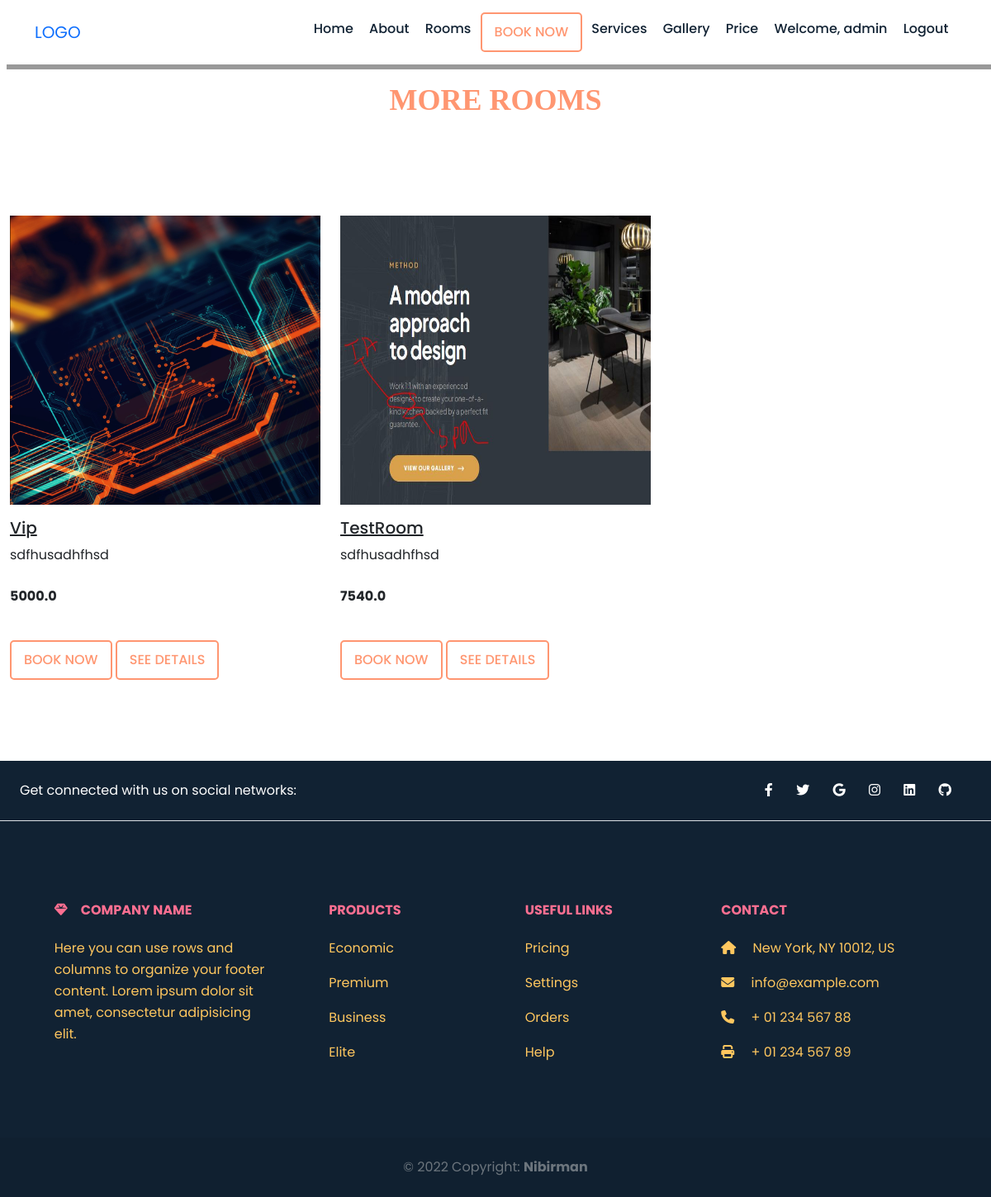
The app's page /rooms/ (signed in) with its own data.
### hotel/models.py (models this page shows, shortened)
class Room(models.Model):
     name = models.CharField(max_length=200, null=True)
     room_number = models.PositiveIntegerField()
     price = models.FloatField()
     short_desc=models.CharField(max_length=200, null=True)
     long_desc=models.TextField()
     category = models.ForeignKey(Category, on_delete=models.CASCADE)
     image = models.ImageField(upload_to='images/room', null=True, blank=True)
     gallery = models.ManyToManyField(Gallery, blank=True,related_name="product_img")
     booked=models.BooleanField(default=False)
     type = models.CharField(max_length=100)
     capacity =  models.IntegerField()
     beds =  models.IntegerField()

### hotel/views.py (the view)
# urls.py: path('rooms/', views.room, name='rooms'),
def room(request):
    all_rooms = Room.objects.filter(booked=False)
    context = {'all_rooms': all_rooms}
    return render(request, 'rooms.html', context)

### templates/rooms.html (shortened to what this page needs)
{% load static %}
{% include "navbar.html" %}
    {% block content %}
   <section id="rooms" class="room_wrapper mt-5">
    <div class="container-fluid">
        <div class="row">
            <div class="col-sm-12 section-title text-center mb-5">
                <h3>MORE ROOMS</h3>
            </div>
        </div>
        <div class="row">
            {% for room in all_rooms %}
            <div class="col-md-4 mb-4 mb-lg-5">
                <div class="room-items">
                    <img class="rooms-img" src="{{ room.image.url }}" alt="" class="img-fluid">
                    <div class="room-item-wrap">
                        <div class="room-content">
                            <h5 class="text-darkmb-lg-5 text-decoration-underline pt-3">{{ room.name}}</h5>
                            <p class="text-dark">{{ room.short_desc }}</p>
                            <p class="text-dark fw-bold mt-lg-4">{{room.price}}</p>
                            <a href="{% url 'booking' %}" class="main-btn mt-4">Book Now</a>
                            <a href="{% url 'single_room' room.id %}" class="main-btn mt-4">See Details</a>
                        </div>
                    </div>
                </div>
            </div>
            {% endfor %}
    </div>
      </div>
   </section>
   <footer class="main-footer text-center text-lg-start text-muted">
    <section class="d-flex justify-content-center justify-content-lg-between p-4 border-bottom">
      <div class="me-5 d-none d-lg-block">
        <span class="footer-text">Get connected with us on social networks:</span>
      </div>
      <div class="footer-icons">
        <a href="" class="me-4 text-reset">
          <i class="fab fa-facebook-f"></i>
        </a>
        <a href="" class="me-4 text-reset">
          <i class="fab fa-twitter"></i>
        </a>
        <a href="" class="me-4 text-reset">
          <i class="fab fa-google"></i>
        </a>
        <a href="" class="me-4 text-reset">
          <i class="fab fa-instagram"></i>
        </a>
        <a href="" class="me-4 text-reset">
          <i class="fab fa-linkedin"></i>
        </a>
        <a href="" class="me-4 text-reset">
          <i class="fab fa-github"></i>
        </a>
      </div>
    </section>
    <section class="">
      <div class="container text-center text-md-start mt-5">
        <div class="row mt-3">
          <div class="col-md-3 col-lg-4 col-xl-3 mx-auto mb-4">
            <h6 class="text-uppercase fw-bold mb-4">
              <i class="fas fa-gem me-3"></i>Company name
            </h6>
            <p>
              Here you can use rows and columns to organize your footer content. Lorem ipsum
              dolor sit amet, consectetur adipisicing elit.
            </p>
          </div>
          <div class="col-md-2 col-lg-2 col-xl-2 mx-auto mb-4">
            <h6 class="text-uppercase fw-bold mb-4">
              Products
            </h6>
            <p>
              <a href="#!" class="text-reset">Economic</a>
            </p>
            <p>
              <a href="#!" class="text-reset">Premium</a>
            </p>
            <p>
              <a href="#!" class="text-reset">Business</a>
            </p>
            <p>
              <a href="#!" class="text-reset">Elite</a>
            </p>
          </div>
          <div class="col-md-3 col-lg-2 col-xl-2 mx-auto mb-4">
            <h6 class="text-uppercase fw-bold mb-4">
              Useful links
            </h6>
            <p>
              <a href="#!" class="text-reset">Pricing</a>
            </p>
            <p>
              <a href="#!" class="text-reset">Settings</a>
            </p>
            <p>
              <a href="#!" class="text-reset">Orders</a>
            </p>
            <p>
              <a href="#!" class="text-reset">Help</a>
            </p>
          </div>
          <div class="col-md-4 col-lg-3 col-xl-3 mx-auto mb-md-0 mb-4">
            <h6 class="text-uppercase fw-bold mb-4">Contact</h6>
            <p><i class="fas fa-home me-3"></i> New York, NY 10012, US</p>
            <p>
              <i class="fas fa-envelope me-3"></i>
              info@example.com
            </p>
            <p><i class="fas fa-phone me-3"></i> + 01 234 567 88</p>
            <p><i class="fas fa-print me-3"></i> + 01 234 567 89</p>
          </div>
        </div>
      </div>
    </section>
    <div class="text-center p-4" style="background-color: rgba(0, 0, 0, 0.05);">
      © 2022 Copyright:
      <a class="text-reset fw-bold" href="https://www.facebook.com/nick404.vikings/">Nibirman</a>
    </div>
  </footer>
</body>
</html>
{% endblock %}

### templates/navbar.html (shortened to what this page needs)
{% load static %}
<!DOCTYPE html>
<html lang="en">
<head>
    <link rel="stylesheet" href="https://cdn.jsdelivr.net/npm/swiper@8/swiper-bundle.min.css"/>
    <link rel="stylesheet" href="https://cdnjs.cloudflare.com/ajax/libs/font-awesome/6.1.2/css/all.min.css"/>
    <link rel="stylesheet" href={% static "css/bootstrap.min.css" %}>
    <link rel="stylesheet" href={% static "css/responsive-style.css" %}>
    <link rel="stylesheet" href={% static "css/style.css" %}>
</head>
<body data-bs-spy="scroll" data-bs-target=".navbar" data-bs-offset="100">
   <header class="header_wrapper">
    <nav class="navbar fixed-top navbar-expand-lg">
        <div class="container">
        <a class="navbar-brand" href="{% url 'home' %}">LOGO</a>
        <div class="collapse navbar-collapse justify-content-end" id="navbarNav">
          <ul class="navbar-nav menu-navbar-nav">
            <li class="nav-item active">
              <a class="nav-link" href="{% url 'home' %}">Home <span class="sr-only">(current)</span></a>
            </li>
            <li class="nav-item">
              <a class="nav-link" href="#about">About</a>
            </li>
            <li class="nav-item">
              <a class="nav-link" href="#rooms">Rooms</a>
            </li>
           <li class="nav-item mt-3 mt-lg-0">
                <a class="main-btn" href="{% url 'rooms' %}">Book now</a>
            </li>
            <li class="nav-item">
                <a class="nav-link" href="#services">Services</a>
            </li>
            <li class="nav-item">
                <a class="nav-link" href="#gallery">Gallery</a>
            </li>
            <li class="nav-item">
                <a class="nav-link" href="#price">Price</a>
            </li>
                    {% if user.is_authenticated %}
         <li class="nav-item">
        <a class="nav-link" href="{% url 'profile' %}">Welcome, {{user.username}}</a>
      </li>
      <li class="nav-item">
        <a class="nav-link" href="/logout">Logout</a>
      </li>
      {% endif %}
          </ul>
        </div>
    </div>
      </nav>
   </header>

### static/css/style.css (style rules this page uses)
* { box-sizing: border-box; margin: 0px; padding: 0px; }
:root { --primary-color: #FF9671; --secondary-color: #FFC75F; --bg-color: #FF6F91; --bg-white: #fff; --bg-black: #000; --primary-font: 'Poppins', 'sans-serif'; }
body { font-family: var(--primary-font); background-color: var(--bg-white); }
a { text-decoration: none; }
section { padding: 3.125rem 0; }
.main-btn { font-size: 1rem; font-weight: 500; color: var(--primary-color); text-transform: uppercase; background-color: transparent; border: 2px solid var(--primary-color); padding: 10px 15px; border-radius: 5px; line-height: 1,75rem; display: inline-block; transition: all 0.3s ease-out 0s; }
h3 { margin-bottom: 1.875rem; line-height: 2.875rem; font-weight: 700; font-size: 2.25rem; color: #FF9671; font-family: serif; }
p { font-size: 1rem; color: #000; line-height: 1.625rem; }
.section-title:after { content: ''; background-image: url(); background-position: center; background-repeat: no-repeat; display: block; margin-top: -0.934rem; height: 3.375rem; }
.header_wrapper .navbar { padding: .9375rem 0; background: #fff; -webkit-box-shadow: 0.5rem .375rem rgb(0 0 0 / 40%); box-shadow: 0.5rem .375rem rgb(0 0 0 / 40%); -webkit-transition: bacground 0s ease-in-out 0s, margin-top 0s ease-in-out 0s, opacity 0s ease-in-out 0s; transition: bacground 0s ease-in-out 0s, margin-top 0s ease-in-out 0s, opacity 0s ease-in-out 0s; }
.header_wrapper .nav-item { margin: 0 .10rem; align-items: center; }
.header_wrapper .nav-item .nav-link { font-size: 1rem; font-weight: 500; color: #123; display: inline-block; }
.room_wrapper { position: relative; overflow: hidden; }
.room_wrapper .room-items img { width: 100%; transition: all 400ms ease-in 0s; }
.rooms-img { height: 350px; }
.main-footer { background: #123; }
.main-footer p { color: #FFC75F; }
.main-footer h6 { color: #FF6F91; }
.main-footer .footer-icons { color: white; }
.footer-text { color: white; }

### records on screen
Room: image (picture), name "Vip", short_desc "sdfhusadhfhsd", price "5000.0"
Room: image (picture), name "TestRoom", short_desc "sdfhusadhfhsd", price "7540.0"

### other values on screen
{{ user.username }} "admin"
